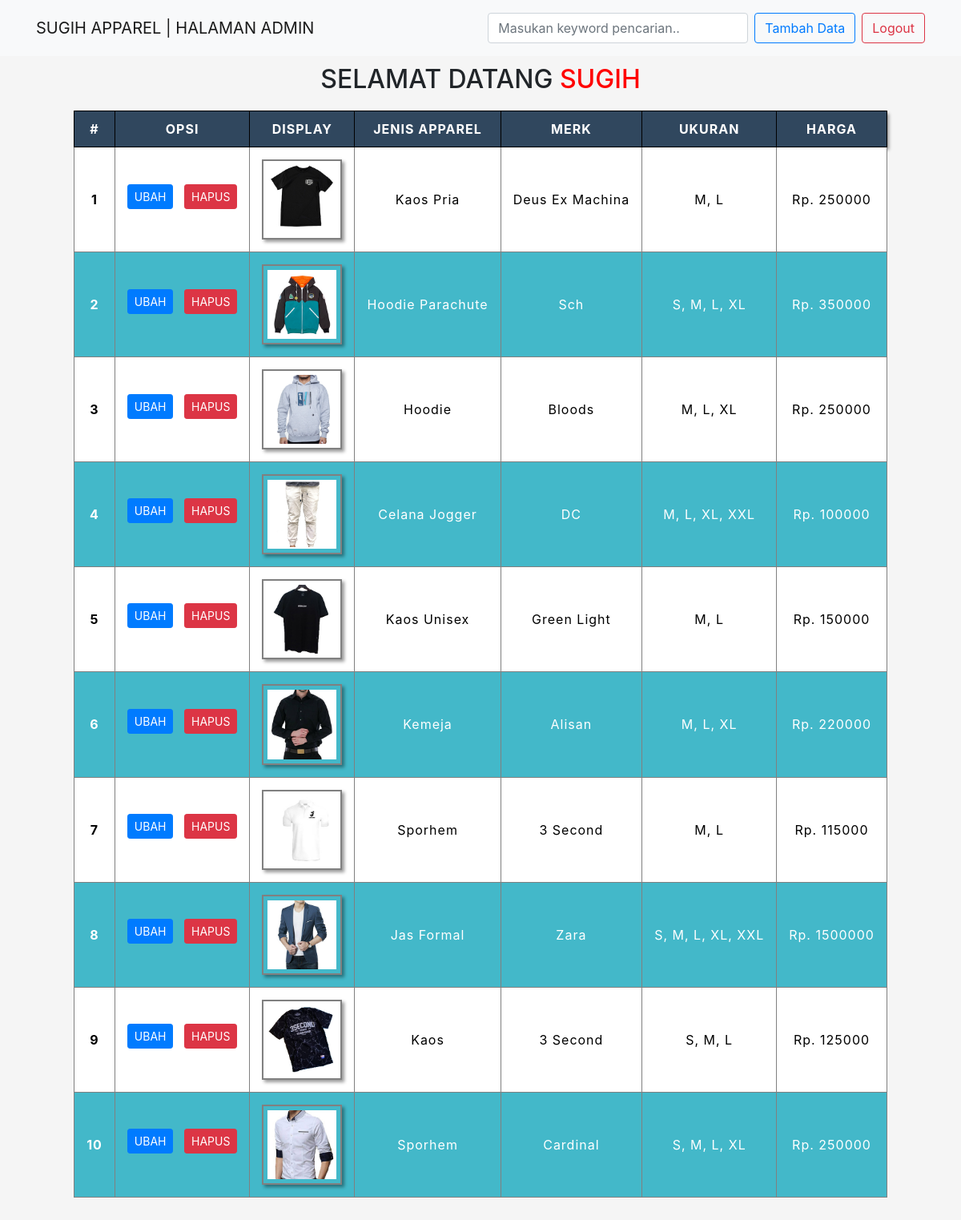
The app's page /php/admin.php (signed in) with its own data.
### tables this page shows
CREATE TABLE IF NOT EXISTS `apparel` (
  `id_apparel` int(11) NOT NULL,
  `display` varchar(100) NOT NULL,
  `jenis_apparel` varchar(100) NOT NULL,
  `merk` varchar(100) NOT NULL,
  `ukuran` varchar(100) NOT NULL,
  `harga` int(100) NOT NULL
);

### php/functions.php (called while the page is built, shortened)
<?php
function koneksi()
{
    $conn = mysqli_connect("localhost", "root", "") or die("koneksi ke DB gagal");
    mysqli_select_db($conn, "tubes_193040180") or die("Database salah!");
    return $conn;
}
function query($sql)
{
    $conn = koneksi();
    $result = mysqli_query($conn, "$sql");
    $rows = [];
    while ($row = mysqli_fetch_assoc($result)) {
        $rows[] = $row;
    }
    return $rows;
}

### php/admin.php (the view, shortened to what this page needs)
<?php
require 'functions.php';
if (isset($_GET['cari'])) {
    $keyword = $_GET['keyword'];
    $apparel = query("SELECT * FROM apparel WHERE
        display LIKE '%$keyword%' OR
        jenis_apparel LIKE '%$keyword%' OR
        merk LIKE '%$keyword%' OR
        ukuran LIKE '%$keyword%' OR
        harga LIKE '%$keyword%'
    ");
} else {
    $apparel = query("SELECT * FROM apparel");
}
?>
<!DOCTYPE html>
<html lang="en">
<head>
    <link rel="stylesheet" href="https://stackpath.bootstrapcdn.com/bootstrap/4.4.1/css/bootstrap.min.css">
    <link rel="stylesheet" href="../css/admin.css">
</head>
<body>
    <nav class="navbar fixed-top navbar-expand-lg navbar-light bg-light">
        <div class="container">
            <a class="navbar-brand" href="#">SUGIH APPAREL | HALAMAN ADMIN</a>
            <div class="collapse navbar-collapse" id="navbarSupportedContent">
                <div class="navbar-nav ml-auto">
                    <form action="" method="get" class="form-inline my-2 my-lg-0">
                        <input type="text" name="keyword" size="25" class="keyword form-control mr-sm-2" autofocus placeholder="Masukan keyword pencarian.." autocomplete="off">
                    </form>
                    <a href="tambah.php">
                        <button type="" class="tambah btn btn-outline-primary mr-2 mt-2 mb-2">Tambah Data</button>
                    </a>
                    <a href="logout.php">
                        <button type="" class="admin btn btn-outline-danger mt-2 mb-2">Logout</button>
                    </a>
                </div>
            </div>
        </div>
    </nav>
    <h2>Selamat Datang <span style="color: red"><?php echo $_SESSION['username']; ?></span></h2>
    <div class="container-cari-admin">
        <table border="1" cellpadding="15" cellspacing="0" align="center">
            <tr>
                <th>#</th>
                <th>opsi</th>
                <th>Display</th>
                <th>Jenis Apparel</th>
                <th>Merk</th>
                <th>Ukuran</th>
                <th>Harga</th>
            </tr>
            <?php if (empty($apparel)) : ?>
                <tr>
                    <td colspan="7">
                        <h1 style="color: red; font-style: italic;">Data tidak ditemukan!</h1>
                    </td>
                </tr>
            <?php else : ?>
                <?php $i = 1; ?>
                <?php foreach ($apparel as $apr) : ?>
                    <tr>
                        <td><b><?= $i; ?></b></td>
                        <td>
                            <a href="ubah.php?id_apparel=<?= $apr['id_apparel']; ?>" class="ubah"><button class="btn btn-primary btn-sm mr-2 mb-2">UBAH</button></a>
                            <a href="hapus.php?id_apparel=<?= $apr['id_apparel']; ?>" onclick="return confirm('Yakin mau dihapus?')" class="hapus"><button class="btn btn-danger btn-sm mb-2">HAPUS</button></a>
                        </td>
                        <td><img src="../assets/img/product/<?= $apr['display']; ?>" width="100"></td>
                        <td><?= $apr['jenis_apparel']; ?></td>
                        <td><?= $apr['merk']; ?></td>
                        <td><?= $apr['ukuran']; ?></td>
                        <td>Rp. <?= $apr['harga']; ?></td>
                    </tr>
                    <?php $i++; ?>
                <?php endforeach; ?>
            <?php endif; ?>
        </table>
    </div>
</body>
</html>

### css/admin.css (style rules this page uses)
body { text-align: center; background-color: whitesmoke; margin-bottom: 100px; }
tr { background-color: #43b8c9; color: white; letter-spacing: 1px; }
tr:nth-child(even) { background-color: white; color: black; letter-spacing: 1px; }
th { background-color: #30475e; color: white; text-transform: uppercase; box-shadow: 3px 3px 4px rgba(0, 0, 0, 0.4); padding: 10px; border: 1px solid black; }
img { box-shadow: 3px 3px 4px rgba(0, 0, 0, 0.4); padding: 5px; border: 2px solid grey; }
h2 { margin-top: 80px; margin-bottom: 20px; text-transform: uppercase; }

### records on screen
apparel: display (picture), jenis_apparel "Kaos Pria", merk "Deus Ex Machina", ukuran "M, L", harga "250000"
apparel: display (picture), jenis_apparel "Hoodie Parachute", merk "Sch", ukuran "S, M, L, XL", harga "350000"
apparel: display (picture), jenis_apparel "Hoodie", merk "Bloods", ukuran "M, L, XL", harga "250000"
apparel: display (picture), jenis_apparel "Celana Jogger", merk "DC", ukuran "M, L, XL, XXL", harga "100000"
apparel: display (picture), jenis_apparel "Kaos Unisex", merk "Green Light", ukuran "M, L", harga "150000"
apparel: display (picture), jenis_apparel "Kemeja", merk "Alisan", ukuran "M, L, XL", harga "220000"
apparel: display (picture), jenis_apparel "Sporhem", merk "3 Second", ukuran "M, L", harga "115000"
apparel: display (picture), jenis_apparel "Jas Formal", merk "Zara", ukuran "S, M, L, XL, XXL", harga "1500000"
apparel: display (picture), jenis_apparel "Kaos", merk "3 Second", ukuran "S, M, L", harga "125000"
apparel: display (picture), jenis_apparel "Sporhem", merk "Cardinal", ukuran "S, M, L, XL", harga "250000"

### other values on screen
$_SESSION['username'] "SUGIH"
